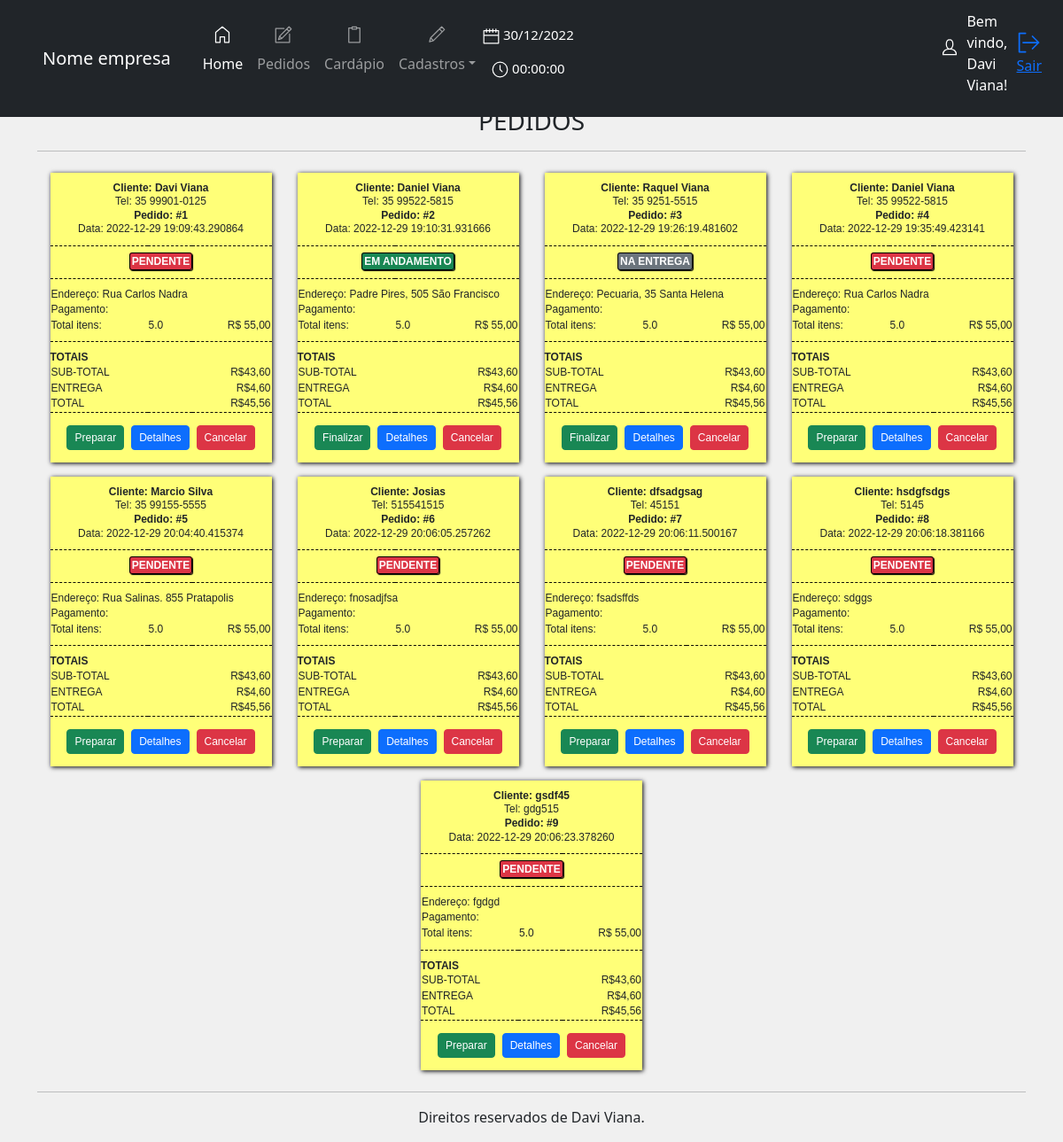
The app's page /painel/pedidos (signed in), older data.
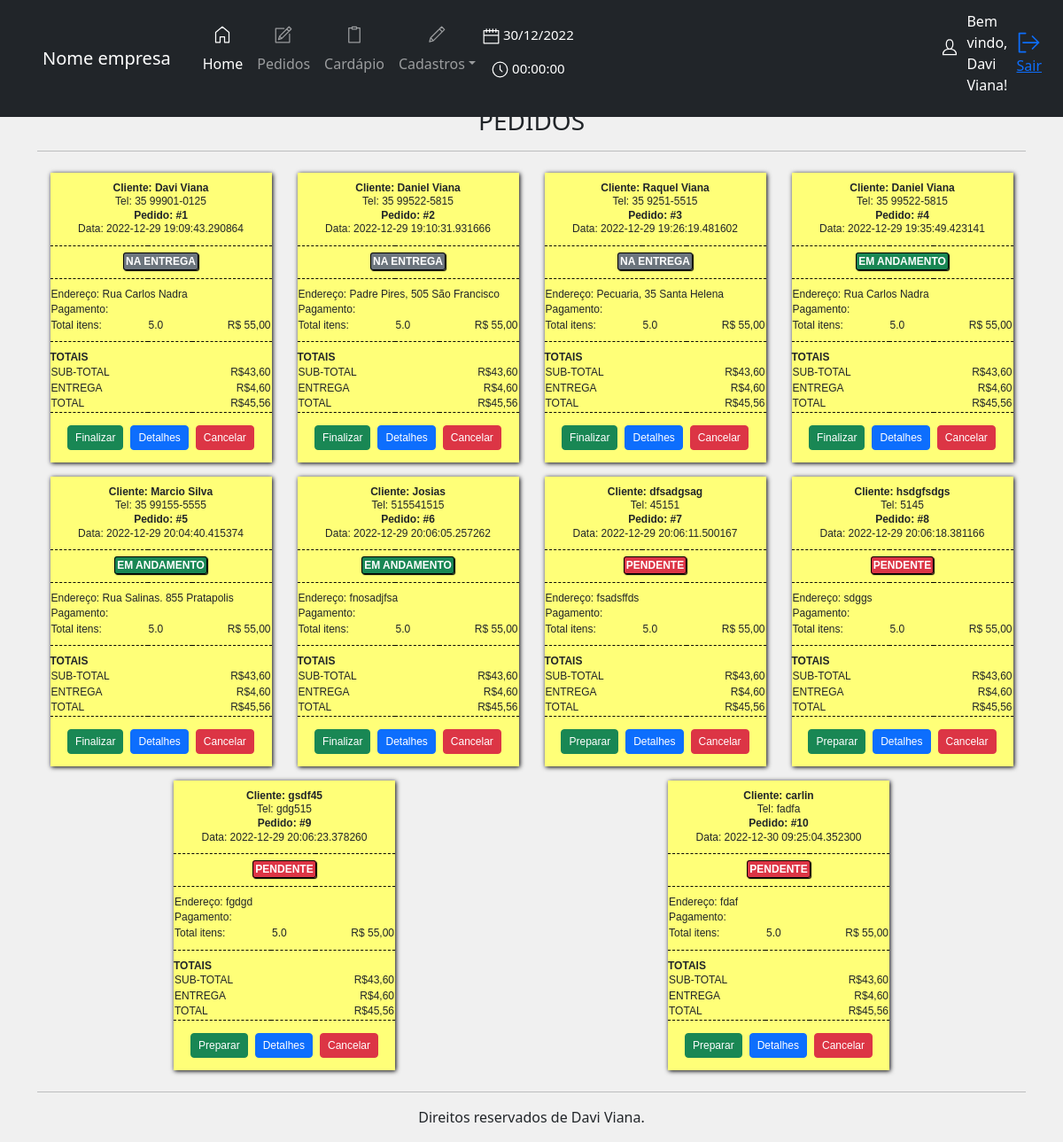
The same page, newer data.
### app/__init__.py (models this page shows, shortened)
class users(UserMixin, db.Model):
    id = db.Column(db.Integer, primary_key=True, autoincrement=True)
    user = db.Column(db.String(10))
    name = db.Column(db.String(50))
    email = db.Column(db.String(100))
    password = db.Column(db.String(200))
    dt_create = db.Column(db.DATETIME)
    situation = db.Column(db.String(50))

class pedidos(UserMixin, db.Model):
    id = db.Column(db.Integer, primary_key=True, autoincrement=True)
    name_client = db.Column(db.String(100))
    items = db.Column(db.String(100))
    address = db.Column(db.String(100))
    tel = db.Column(db.String(200))
    order_time = db.Column(db.DATETIME)
    situation = db.Column(db.String(50))

### app/panel.py (the view)
@bp.route('/pedidos', methods=['POST', 'GET'])
@login_required
def pedidos_():
    if request.method == 'POST':
        pass
    name_company = "Nome empresa"
    date = datetime.now().strftime('%d/%m/%Y')
    user = current_user.name
    all_pedidos = pedidos.query.filter(pedidos.situation != 'FINALIZADO').all()
    return render_template('panel/pedidos.html', name_company=name_company, date=date, user=user, all_pedidos=all_pedidos)

### app/__init__.py (called while the page is built)
@login_manager.user_loader
def get(user):
    return users.query.get(user)

### app/templates/panel/pedidos.html
{% extends 'panel/home.html' %}
{% block panel %}
<br>
<h3 style="text-align: center;">PEDIDOS</h3>
<hr>
<div class="d-flex justify-content-around flex-wrap">
    {% for pedido in all_pedidos %}
    <table class="printer-ticket m-2">
        <thead>
            <tr>
                <th colspan="3">
                    <b>Cliente: {{ pedido.name_client }}</b> <br>
                    Tel: {{ pedido.tel }} <br>
                    <b>Pedido: #{{ pedido.id }}</b> <br>
                    Data: {{ pedido.order_time }}
                </th>
            </tr>
            <tr>
                <th class="ttu" colspan="3">
                    {% if pedido.situation == 'PENDENTE' %}
                    <b class="situacao bg-danger">PENDENTE</b>
                    {% elif pedido.situation == 'EM ANDAMENTO' %}
                    <b class="situacao bg-success">EM ANDAMENTO</b>
                    {% elif pedido.situation == 'NA ENTREGA' %}
                    <b class="situacao bg-secondary">NA ENTREGA</b>
                    {% endif %}
                </th>
            </tr>
        </thead>
        <tbody>
            <tr class="top">
                <td colspan="3">Endereço: {{ pedido.address }}</td>
            </tr>
            <tr>
                <td colspan="3">Pagamento:</td>
            </tr>
            <tr>
                <td>Total itens:</td>
                <td>5.0</td>
                <td>R$ 55,00</td>
            </tr>
        </tbody>
        <tfoot>
            <tr class="sup ttu p--0">
                <td colspan="3">
                    <b>Totais</b>
                </td>
            </tr>
            <tr class="ttu">
                <td colspan="2">Sub-total</td>
                <td align="right">R$43,60</td>
            </tr>
            <tr class="ttu">
                <td colspan="2">Entrega</td>
                <td align="right">R$4,60</td>
            </tr>
            <tr class="ttu">
                <td colspan="2">Total</td>
                <td align="right">R$45,56</td>
            </tr>
            <tr class="sup">
                <td colspan="3" align="center">
                    <div class="d-flex justify-content-center">
                        {% if pedido.situation == 'PENDENTE' %}
                        <a href="#" class="btn btn-success btn-sm m-1">Preparar</a>
                        {% elif pedido.situation == 'EM ANDAMENTO' %}
                        <a href="#" class="btn btn-success btn-sm m-1">Finalizar</a>
                        {% elif pedido.situation == 'NA ENTREGA' %}
                        <a href="#" class="btn btn-success btn-sm m-1">Finalizar</a>
                        {% endif %}
                        <button type="button" class="btn btn-primary btn-sm m-1" data-bs-toggle="modal"
                            data-bs-target="#{{ pedido.id }}">Detalhes</button>
                        <a href="#" class="btn btn-danger btn-sm m-1">Cancelar</a>
                    </div>
                </td>
            </tr>
        </tfoot>
    </table>
    {% endfor %}
</div>
{% endblock %}

### app/templates/panel/home.html (shortened to what this page needs)
{% extends 'layout.html' %}
{% block content %}
<header>
    <nav class="navbar navbar-expand-lg navbar-dark bg-dark fixed-top">
        <a class="navbar-brand ps-5 text-align-center">{{ name_company }}</a>
        <div class="container">
            <div class="collapse navbar-collapse" id="navbarSupportedContent">
                <ul class="navbar-nav me-auto">
                    <li class="nav-item">
                        <a class="nav-link active " aria-current="page" href="{{url_for('panel.home')}}"><svg
                                id="i-home" xmlns="http://www.w3.org/2000/svg" viewBox="0 0 32 32" width="40"
                                height="20" fill="none" stroke="currentcolor" stroke-linecap="round"
                                stroke-linejoin="round" stroke-width="2"
                                class="position-relative top-0 start-50 translate-middle">
                                <path d="M12 20 L12 30 4 30 4 12 16 2 28 12 28 30 20 30 20 20 Z" />
                            </svg> <br>Home</a>
                    </li>
                    <li class="nav-item">
                        <a class="nav-link" href="{{url_for('panel.pedidos_')}}">  <br>Pedidos</a>
                    </li>
                    <li class="nav-item">
                        <a class="nav-link" href="{{url_for('panel.cardapio')}}">  <br>Cardápio</a>
                    </li>
                    <li class="nav-item dropdown">
                        <a class="nav-link dropdown-toggle" href="#" id="navbarDropdown" role="button"
                            data-bs-toggle="dropdown" aria-expanded="false">  <br>Cadastros</a>
                    </li>
                    <div class="d-flex align-items-center text-white">
                        <div>
                            <p style="text-align: center; font-size: 15px;">
                                <svg id="i-calendar" xmlns="http://www.w3.org/2000/svg" viewBox="0 0 32 32" width="19"
                                    height="19" fill="none" stroke="currentcolor" stroke-linecap="round"
                                    stroke-linejoin="round" stroke-width="2">
                                    <path
                                        d="M2 6 L2 30 30 30 30 6 Z M2 15 L30 15 M7 3 L7 9 M13 3 L13 9 M19 3 L19 9 M25 3 L25 9" />
                                </svg> {{date}}
                            </p>
                            <p style="text-align: center; font-size: 15px;">
                                <svg id="i-clock" xmlns="http://www.w3.org/2000/svg" viewBox="0 0 32 32" width="19"
                                    height="19" fill="none" stroke="currentcolor" stroke-linecap="round"
                                    stroke-linejoin="round" stroke-width="2">
                                    <circle cx="16" cy="16" r="14" />
                                    <path d="M16 8 L16 16 20 20" />
                                </svg> 00:00:00
                            </p>
                        </div>
                    </div>
                </ul>
            </div>
        </div>
        <div class="d-flex align-items-center text-bg-dark me-4 mt-1">
            <p>Bem vindo,<br> {{user}}!</p>
            <a href="/auth/logout" role="button" title="Sair"><svg id="i-signout" xmlns="http://www.w3.org/2000/svg"
                    viewBox="0 0 32 32" width="28" height="28" fill="none" stroke="currentcolor" stroke-linecap="round"
                    stroke-linejoin="round" stroke-width="2">
                    <path d="M28 16 L8 16 M20 8 L28 16 20 24 M11 28 L3 28 3 4 11 4" />
                </svg>
                <p>Sair</p>
            </a>
        </div>
    </nav>
</header>
<main class="container pt-5 mt-5">
    {% block panel %}{% endblock %}
    <hr>
</main>
<footer class="container pb-3" style="text-align: center;">
    Direitos reservados de Davi Viana.
</footer>
{% endblock %}

### app/templates/layout.html (shortened to what this page needs)
<!DOCTYPE html>
<html lang="en">
<head>
    <link href="https://cdn.jsdelivr.net/npm/bootstrap@5.3.0-alpha1/dist/css/bootstrap.min.css" rel="stylesheet"
>
    <link rel="stylesheet" href="{{ url_for('static', filename='/css/style.css') }}">
</head>
<body style="background-color: rgb(240, 240, 240);">
    {% block content %}{% endblock %}
</body>
</html>

### app/static/css/style.css (style rules this page uses)
.ttu { text-transform: uppercase; }
.ttu .situacao { color: rgb(255, 255, 255); padding: 2px; border: 1px solid rgb(0, 0, 0); border-radius: 3px; box-shadow: 1px 1px 1px rgb(0, 0, 0); }
.printer-ticket { padding: 5px; margin-left: auto; margin-right: auto; background: rgb(255, 255, 120); box-shadow: 1px 1px 5px rgba(0, 0, 0); display: table !important; width: 100%; max-width: 250px; font-weight: light; line-height: 1.3em; }
.printer-ticket, .printer-ticket * { font-family: Tahoma, Geneva, sans-serif; font-size: 12px; }
.printer-ticket th:nth-child(2), .printer-ticket td:nth-child(2) { width: 50px; }
.printer-ticket th:nth-child(3), .printer-ticket td:nth-child(3) { width: 90px; text-align: right; }
.printer-ticket th { font-weight: inherit; padding: 10px 0; text-align: center; border-bottom: 1px dashed rgb(0, 0, 0); }
.printer-ticket tbody tr:last-child td { padding-bottom: 10px; }
.printer-ticket tfoot .sup td { padding: 10px 0; border-top: 1px dashed rgb(0, 0, 0); }
.printer-ticket tfoot .sup.p--0 td { padding-bottom: 0; }
.printer-ticket .top td { padding-top: 10px; }

Row changes from the older to the newer data that the page shows:
changed pedidos "Davi Viana": situation "PENDENTE Preparar" → "NA ENTREGA Finalizar"
changed pedidos "Padre Pires, 505 São Francisco": situation "EM ANDAMENTO" → "NA ENTREGA"
changed pedidos id 4: situation "PENDENTE Preparar" → "EM ANDAMENTO Finalizar"
changed pedidos "Marcio Silva": situation "PENDENTE Preparar" → "EM ANDAMENTO Finalizar"
changed pedidos "Josias": situation "PENDENTE Preparar" → "EM ANDAMENTO Finalizar"
added pedidos: name_client "carlin", tel "fadfa", id "10", order_time "2022-12-30 09:25:04.352300", situation "PENDENTE", address "fdaf"
